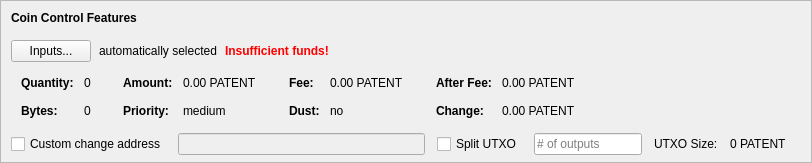
    <widget class="QFrame" name="frameCoinControl">
     <property name="sizePolicy">
      <sizepolicy hsizetype="Expanding" vsizetype="Expanding">
       <horstretch>0</horstretch>
       <verstretch>0</verstretch>
      </sizepolicy>
     </property>
     <property name="maximumSize">
      <size>
       <width>16777215</width>
       <height>16777215</height>
      </size>
     </property>
     <property name="frameShape">
      <enum>QFrame::StyledPanel</enum>
     </property>
     <property name="frameShadow">
      <enum>QFrame::Sunken</enum>
     </property>
     <layout class="QVBoxLayout" name="verticalLayoutCoinControl2">
      <property name="spacing">
       <number>0</number>
      </property>
      <property name="leftMargin">
       <number>0</number>
      </property>
      <property name="topMargin">
       <number>0</number>
      </property>
      <property name="rightMargin">
       <number>0</number>
      </property>
      <property name="bottomMargin">
       <number>6</number>
      </property>
      <item>
       <layout class="QVBoxLayout" name="verticalLayoutCoinControl" stretch="0,0,0,0,1">
        <property name="spacing">
         <number>0</number>
        </property>
        <property name="leftMargin">
         <number>10</number>
        </property>
        <property name="topMargin">
         <number>10</number>
        </property>
        <item>
         <layout class="QHBoxLayout" name="horizontalLayoutCoinControl1">
          <property name="bottomMargin">
           <number>15</number>
          </property>
          <item>
           <widget class="QLabel" name="labelCoinControlFeatures">
            <property name="sizePolicy">
             <sizepolicy hsizetype="Preferred" vsizetype="Maximum">
              <horstretch>0</horstretch>
              <verstretch>0</verstretch>
             </sizepolicy>
            </property>
            <property name="font">
             <font>
              <weight>75</weight>
              <bold>true</bold>
             </font>
            </property>
            <property name="styleSheet">
             <string notr="true">font-weight:bold;</string>
            </property>
            <property name="text">
             <string>Coin Control Features</string>
            </property>
           </widget>
          </item>
         </layout>
        </item>
        <item>
         <layout class="QHBoxLayout" name="horizontalLayoutCoinControl2" stretch="0,0,0,0">
          <property name="spacing">
           <number>8</number>
          </property>
          <property name="bottomMargin">
           <number>10</number>
          </property>
          <item>
           <widget class="QPushButton" name="pushButtonCoinControl">
            <property name="styleSheet">
             <string notr="true"/>
            </property>
            <property name="text">
             <string>Inputs...</string>
            </property>
            <property name="autoDefault">
             <bool>false</bool>
            </property>
           </widget>
          </item>
          <item>
           <widget class="QLabel" name="labelCoinControlAutomaticallySelected">
            <property name="text">
             <string>automatically selected</string>
            </property>
            <property name="margin">
             <number>5</number>
            </property>
           </widget>
          </item>
          <item>
           <widget class="QLabel" name="labelCoinControlInsuffFunds">
            <property name="font">
             <font>
              <weight>75</weight>
              <bold>true</bold>
             </font>
            </property>
            <property name="styleSheet">
             <string notr="true">color:red;font-weight:bold;</string>
            </property>
            <property name="text">
             <string>Insufficient funds!</string>
            </property>
            <property name="margin">
             <number>5</number>
            </property>
           </widget>
          </item>
          <item>
           <spacer name="horizontalSpacerCoinControl">
            <property name="orientation">
             <enum>Qt::Horizontal</enum>
            </property>
            <property name="sizeHint" stdset="0">
             <size>
              <width>40</width>
              <height>1</height>
             </size>
            </property>
           </spacer>
          </item>
         </layout>
        </item>
        <item>
         <widget class="QWidget" name="widgetCoinControl" native="true">
          <property name="sizePolicy">
           <sizepolicy hsizetype="Preferred" vsizetype="Preferred">
            <horstretch>0</horstretch>
            <verstretch>0</verstretch>
           </sizepolicy>
          </property>
          <property name="minimumSize">
           <size>
            <width>0</width>
            <height>0</height>
           </size>
          </property>
          <property name="styleSheet">
           <string notr="true"/>
          </property>
          <layout class="QHBoxLayout" name="horizontalLayoutCoinControl5">
           <property name="leftMargin">
            <number>0</number>
           </property>
           <property name="topMargin">
            <number>0</number>
           </property>
           <property name="rightMargin">
            <number>0</number>
           </property>
           <property name="bottomMargin">
            <number>0</number>
           </property>
           <item>
            <layout class="QHBoxLayout" name="horizontalLayoutCoinControl3" stretch="0,0,0,1">
             <property name="spacing">
              <number>20</number>
             </property>
             <property name="topMargin">
              <number>0</number>
             </property>
             <property name="bottomMargin">
              <number>10</number>
             </property>
             <item>
              <layout class="QFormLayout" name="formLayoutCoinControl1">
               <property name="horizontalSpacing">
                <number>10</number>
               </property>
               <property name="verticalSpacing">
                <number>14</number>
               </property>
               <property name="leftMargin">
                <number>10</number>
               </property>
               <property name="topMargin">
                <number>4</number>
               </property>
               <property name="rightMargin">
                <number>6</number>
               </property>
               <item row="0" column="0">
                <widget class="QLabel" name="labelCoinControlQuantityText">
                 <property name="font">
                  <font>
                   <weight>75</weight>
                   <bold>true</bold>
                  </font>
                 </property>
                 <property name="text">
                  <string>Quantity:</string>
                 </property>
                 <property name="margin">
                  <number>0</number>
                 </property>
                </widget>
               </item>
               <item row="0" column="1">
                <widget class="QLabel" name="labelCoinControlQuantity">
                 <property name="cursor">
                  <cursorShape>IBeamCursor</cursorShape>
                 </property>
                 <property name="contextMenuPolicy">
                  <enum>Qt::ActionsContextMenu</enum>
                 </property>
                 <property name="text">
                  <string notr="true">0</string>
                 </property>
                 <property name="margin">
                  <number>0</number>
                 </property>
                 <property name="textInteractionFlags">
                  <set>Qt::LinksAccessibleByMouse|Qt::TextSelectableByKeyboard|Qt::TextSelectableByMouse</set>
                 </property>
                </widget>
               </item>
               <item row="1" column="0">
                <widget class="QLabel" name="labelCoinControlBytesText">
                 <property name="font">
                  <font>
                   <weight>75</weight>
                   <bold>true</bold>
                  </font>
                 </property>
                 <property name="text">
                  <string>Bytes:</string>
                 </property>
                </widget>
               </item>
               <item row="1" column="1">
                <widget class="QLabel" name="labelCoinControlBytes">
                 <property name="cursor">
                  <cursorShape>IBeamCursor</cursorShape>
                 </property>
                 <property name="contextMenuPolicy">
                  <enum>Qt::ActionsContextMenu</enum>
                 </property>
                 <property name="text">
                  <string notr="true">0</string>
                 </property>
                 <property name="textInteractionFlags">
                  <set>Qt::LinksAccessibleByMouse|Qt::TextSelectableByKeyboard|Qt::TextSelectableByMouse</set>
                 </property>
                </widget>
               </item>
              </layout>
             </item>
             <item>
              <layout class="QFormLayout" name="formLayoutCoinControl2">
               <property name="horizontalSpacing">
                <number>10</number>
               </property>
               <property name="verticalSpacing">
                <number>14</number>
               </property>
               <property name="leftMargin">
                <number>6</number>
               </property>
               <property name="topMargin">
                <number>4</number>
               </property>
               <property name="rightMargin">
                <number>6</number>
               </property>
               <item row="0" column="0">
                <widget class="QLabel" name="labelCoinControlAmountText">
                 <property name="font">
                  <font>
                   <weight>75</weight>
                   <bold>true</bold>
                  </font>
                 </property>
                 <property name="text">
                  <string>Amount:</string>
                 </property>
                 <property name="margin">
                  <number>0</number>
                 </property>
                </widget>
               </item>
               <item row="0" column="1">
                <widget class="QLabel" name="labelCoinControlAmount">
                 <property name="cursor">
                  <cursorShape>IBeamCursor</cursorShape>
                 </property>
                 <property name="contextMenuPolicy">
                  <enum>Qt::ActionsContextMenu</enum>
                 </property>
                 <property name="text">
                  <string notr="true">0.00 PATENT</string>
                 </property>
                 <property name="textInteractionFlags">
                  <set>Qt::LinksAccessibleByMouse|Qt::TextSelectableByKeyboard|Qt::TextSelectableByMouse</set>
                 </property>
                </widget>
               </item>
               <item row="1" column="0">
                <widget class="QLabel" name="labelCoinControlPriorityText">
                 <property name="font">
                  <font>
                   <weight>75</weight>
                   <bold>true</bold>
                  </font>
                 </property>
                 <property name="text">
                  <string>Priority:</string>
                 </property>
                </widget>
               </item>
               <item row="1" column="1">
                <widget class="QLabel" name="labelCoinControlPriority">
                 <property name="cursor">
                  <cursorShape>IBeamCursor</cursorShape>
                 </property>
                 <property name="contextMenuPolicy">
                  <enum>Qt::ActionsContextMenu</enum>
                 </property>
                 <property name="text">
                  <string>medium</string>
                 </property>
                 <property name="textInteractionFlags">
                  <set>Qt::LinksAccessibleByMouse|Qt::TextSelectableByKeyboard|Qt::TextSelectableByMouse</set>
                 </property>
                </widget>
               </item>
              </layout>
             </item>
             <item>
              <layout class="QFormLayout" name="formLayoutCoinControl3">
               <property name="horizontalSpacing">
                <number>10</number>
               </property>
               <property name="verticalSpacing">
                <number>14</number>
               </property>
               <property name="leftMargin">
                <number>6</number>
               </property>
               <property name="topMargin">
                <number>4</number>
               </property>
               <property name="rightMargin">
                <number>6</number>
               </property>
               <item row="0" column="0">
                <widget class="QLabel" name="labelCoinControlFeeText">
                 <property name="font">
                  <font>
                   <weight>75</weight>
                   <bold>true</bold>
                  </font>
                 </property>
                 <property name="text">
                  <string>Fee:</string>
                 </property>
                 <property name="margin">
                  <number>0</number>
                 </property>
                </widget>
               </item>
               <item row="0" column="1">
                <widget class="QLabel" name="labelCoinControlFee">
                 <property name="cursor">
                  <cursorShape>IBeamCursor</cursorShape>
                 </property>
                 <property name="contextMenuPolicy">
                  <enum>Qt::ActionsContextMenu</enum>
                 </property>
                 <property name="text">
                  <string notr="true">0.00 PATENT</string>
                 </property>
                 <property name="textInteractionFlags">
                  <set>Qt::LinksAccessibleByMouse|Qt::TextSelectableByKeyboard|Qt::TextSelectableByMouse</set>
                 </property>
                </widget>
               </item>
               <item row="1" column="0">
                <widget class="QLabel" name="labelCoinControlLowOutputText">
                 <property name="font">
                  <font>
                   <weight>75</weight>
                   <bold>true</bold>
                  </font>
                 </property>
                 <property name="text">
                  <string>Dust:</string>
                 </property>
                </widget>
               </item>
               <item row="1" column="1">
                <widget class="QLabel" name="labelCoinControlLowOutput">
                 <property name="cursor">
                  <cursorShape>IBeamCursor</cursorShape>
                 </property>
                 <property name="contextMenuPolicy">
                  <enum>Qt::ActionsContextMenu</enum>
                 </property>
                 <property name="text">
                  <string>no</string>
                 </property>
                 <property name="textInteractionFlags">
                  <set>Qt::LinksAccessibleByMouse|Qt::TextSelectableByKeyboard|Qt::TextSelectableByMouse</set>
                 </property>
                </widget>
               </item>
              </layout>
             </item>
             <item>
              <layout class="QFormLayout" name="formLayoutCoinControl4">
               <property name="horizontalSpacing">
                <number>10</number>
               </property>
               <property name="verticalSpacing">
                <number>14</number>
               </property>
               <property name="leftMargin">
                <number>6</number>
               </property>
               <property name="topMargin">
                <number>4</number>
               </property>
               <property name="rightMargin">
                <number>6</number>
               </property>
               <item row="0" column="0">
                <widget class="QLabel" name="labelCoinControlAfterFeeText">
                 <property name="font">
                  <font>
                   <weight>75</weight>
                   <bold>true</bold>
                  </font>
                 </property>
                 <property name="text">
                  <string>After Fee:</string>
                 </property>
                 <property name="margin">
                  <number>0</number>
                 </property>
                </widget>
               </item>
               <item row="0" column="1">
                <widget class="QLabel" name="labelCoinControlAfterFee">
                 <property name="cursor">
                  <cursorShape>IBeamCursor</cursorShape>
                 </property>
                 <property name="contextMenuPolicy">
                  <enum>Qt::ActionsContextMenu</enum>
                 </property>
                 <property name="text">
                  <string notr="true">0.00 PATENT</string>
                 </property>
                 <property name="textInteractionFlags">
                  <set>Qt::LinksAccessibleByMouse|Qt::TextSelectableByKeyboard|Qt::TextSelectableByMouse</set>
                 </property>
                </widget>
               </item>
               <item row="1" column="0">
                <widget class="QLabel" name="labelCoinControlChangeText">
                 <property name="font">
                  <font>
                   <weight>75</weight>
                   <bold>true</bold>
                  </font>
                 </property>
                 <property name="text">
                  <string>Change:</string>
                 </property>
                </widget>
               </item>
               <item row="1" column="1">
                <widget class="QLabel" name="labelCoinControlChange">
                 <property name="cursor">
                  <cursorShape>IBeamCursor</cursorShape>
                 </property>
                 <property name="contextMenuPolicy">
                  <enum>Qt::ActionsContextMenu</enum>
                 </property>
                 <property name="text">
                  <string notr="true">0.00 PATENT</string>
                 </property>
                 <property name="textInteractionFlags">
                  <set>Qt::LinksAccessibleByMouse|Qt::TextSelectableByKeyboard|Qt::TextSelectableByMouse</set>
                 </property>
                </widget>
               </item>
              </layout>
             </item>
            </layout>
           </item>
          </layout>
         </widget>
        </item>
        <item>
         <layout class="QHBoxLayout" name="horizontalLayoutCoinControl4" stretch="0,0,0,0,0,0,0">
          <property name="spacing">
           <number>12</number>
          </property>
          <property name="sizeConstraint">
           <enum>QLayout::SetDefaultConstraint</enum>
          </property>
          <property name="topMargin">
           <number>5</number>
          </property>
          <property name="rightMargin">
           <number>5</number>
          </property>
          <item>
           <widget class="QCheckBox" name="checkBoxCoinControlChange">
            <property name="toolTip">
             <string>If this is activated, but the change address is empty or invalid, change will be sent to a newly generated address.</string>
            </property>
            <property name="text">
             <string>Custom change address</string>
            </property>
           </widget>
          </item>
          <item>
           <widget class="QValidatedLineEdit" name="lineEditCoinControlChange">
            <property name="enabled">
             <bool>false</bool>
            </property>
            <property name="sizePolicy">
             <sizepolicy hsizetype="Expanding" vsizetype="Fixed">
              <horstretch>0</horstretch>
              <verstretch>0</verstretch>
             </sizepolicy>
            </property>
           </widget>
          </item>
          <item>
           <widget class="QCheckBox" name="splitBlockCheckBox">
            <property name="text">
             <string>Split UTXO</string>
            </property>
           </widget>
          </item>
          <item>
           <widget class="QLineEdit" name="splitBlockLineEdit">
            <property name="sizePolicy">
             <sizepolicy hsizetype="Fixed" vsizetype="Fixed">
              <horstretch>50</horstretch>
              <verstretch>0</verstretch>
             </sizepolicy>
            </property>
            <property name="placeholderText">
             <string># of outputs</string>
            </property>
           </widget>
          </item>
          <item>
           <widget class="QLabel" name="labelBlockSizeText">
            <property name="text">
             <string>UTXO Size:</string>
            </property>
           </widget>
          </item>
          <item>
           <widget class="QLabel" name="labelBlockSize">
            <property name="text">
             <string>0 PATENT</string>
            </property>
           </widget>
          </item>
          <item>
           <widget class="QLabel" name="labelCoinControlChangeLabel">
            <property name="sizePolicy">
             <sizepolicy hsizetype="Preferred" vsizetype="Expanding">
              <horstretch>0</horstretch>
              <verstretch>0</verstretch>
             </sizepolicy>
            </property>
            <property name="minimumSize">
             <size>
              <width>0</width>
              <height>0</height>
             </size>
            </property>
            <property name="text">
             <string/>
            </property>
            <property name="margin">
             <number>3</number>
            </property>
           </widget>
          </item>
         </layout>
        </item>
        <item>
         <spacer name="verticalSpacerCoinControl">
          <property name="orientation">
           <enum>Qt::Vertical</enum>
          </property>
          <property name="sizeHint" stdset="0">
           <size>
            <width>800</width>
            <height>1</height>
           </size>
          </property>
         </spacer>
        </item>
       </layout>
      </item>
     </layout>
    </widget>
